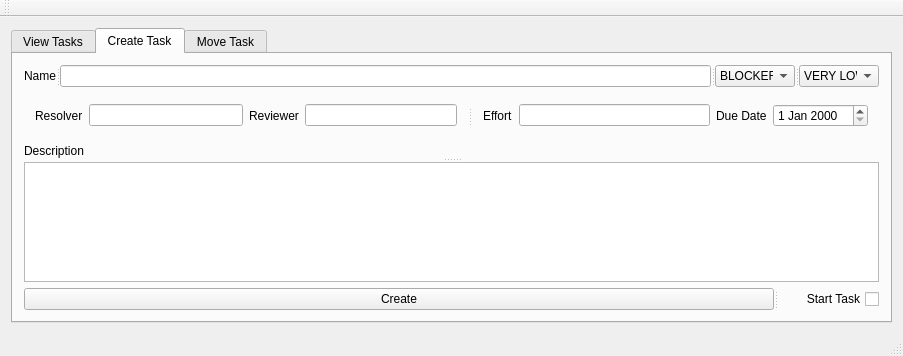
<?xml version="1.0" encoding="UTF-8"?>
<ui version="4.0">
 <class>BacklogManagerClass</class>
 <widget class="QMainWindow" name="BacklogManagerClass">
  <property name="geometry">
   <rect>
    <x>0</x>
    <y>0</y>
    <width>891</width>
    <height>356</height>
   </rect>
  </property>
  <property name="windowTitle">
   <string>BacklogManager</string>
  </property>
  <widget class="QWidget" name="centralWidget">
   <layout class="QGridLayout" name="gridLayout_2">
    <item row="0" column="0">
     <widget class="QTabWidget" name="tabWidget">
      <property name="tabPosition">
       <enum>QTabWidget::North</enum>
      </property>
      <property name="currentIndex">
       <number>1</number>
      </property>
      <widget class="QWidget" name="ViewTasks">
       <attribute name="title">
        <string>View Tasks</string>
       </attribute>
       <layout class="QVBoxLayout" name="verticalLayout">
        <item>
         <widget class="QSplitter" name="splitter">
          <property name="orientation">
           <enum>Qt::Horizontal</enum>
          </property>
          <property name="opaqueResize">
           <bool>true</bool>
          </property>
          <property name="childrenCollapsible">
           <bool>false</bool>
          </property>
          <widget class="QLineEdit" name="SearchTaskField">
           <property name="minimumSize">
            <size>
             <width>650</width>
             <height>0</height>
            </size>
           </property>
          </widget>
          <widget class="QPushButton" name="SearchButton">
           <property name="text">
            <string>Search</string>
           </property>
          </widget>
          <widget class="QCheckBox" name="ShowCompletedCheckbox">
           <property name="text">
            <string>Show Completed</string>
           </property>
           <property name="checked">
            <bool>true</bool>
           </property>
          </widget>
         </widget>
        </item>
        <item>
         <widget class="QListWidget" name="TaskView">
          <property name="selectionMode">
           <enum>QAbstractItemView::ExtendedSelection</enum>
          </property>
         </widget>
        </item>
        <item>
         <widget class="QSplitter" name="splitter_5">
          <property name="layoutDirection">
           <enum>Qt::LeftToRight</enum>
          </property>
          <property name="orientation">
           <enum>Qt::Horizontal</enum>
          </property>
          <widget class="QPushButton" name="PreviousPage">
           <property name="maximumSize">
            <size>
             <width>100</width>
             <height>16777215</height>
            </size>
           </property>
           <property name="text">
            <string>&lt;&lt;</string>
           </property>
          </widget>
          <widget class="QPushButton" name="NextPage">
           <property name="maximumSize">
            <size>
             <width>100</width>
             <height>16777215</height>
            </size>
           </property>
           <property name="text">
            <string>&gt;&gt;</string>
           </property>
          </widget>
         </widget>
        </item>
       </layout>
      </widget>
      <widget class="QWidget" name="CreateTask">
       <attribute name="title">
        <string>Create Task</string>
       </attribute>
       <layout class="QVBoxLayout" name="verticalLayout_2">
        <item>
         <widget class="QSplitter" name="HeaderLayout">
          <property name="orientation">
           <enum>Qt::Horizontal</enum>
          </property>
          <widget class="QLabel" name="TaskName">
           <property name="minimumSize">
            <size>
             <width>32</width>
             <height>0</height>
            </size>
           </property>
           <property name="maximumSize">
            <size>
             <width>32</width>
             <height>16777215</height>
            </size>
           </property>
           <property name="text">
            <string>Name</string>
           </property>
          </widget>
          <widget class="QLineEdit" name="TaskNameEdit">
           <property name="minimumSize">
            <size>
             <width>500</width>
             <height>0</height>
            </size>
           </property>
          </widget>
          <widget class="QComboBox" name="TaskType">
           <property name="minimumSize">
            <size>
             <width>80</width>
             <height>0</height>
            </size>
           </property>
           <property name="maximumSize">
            <size>
             <width>80</width>
             <height>16777215</height>
            </size>
           </property>
           <item>
            <property name="text">
             <string>BLOCKER</string>
            </property>
           </item>
           <item>
            <property name="text">
             <string>BUG</string>
            </property>
           </item>
           <item>
            <property name="text">
             <string>FEATURE</string>
            </property>
           </item>
          </widget>
          <widget class="QComboBox" name="TaskPriority">
           <property name="minimumSize">
            <size>
             <width>80</width>
             <height>0</height>
            </size>
           </property>
           <property name="maximumSize">
            <size>
             <width>80</width>
             <height>16777215</height>
            </size>
           </property>
           <item>
            <property name="text">
             <string>VERY LOW</string>
            </property>
           </item>
           <item>
            <property name="text">
             <string>LOW</string>
            </property>
           </item>
           <item>
            <property name="text">
             <string>MEDIUM</string>
            </property>
           </item>
           <item>
            <property name="text">
             <string>HIGH</string>
            </property>
           </item>
           <item>
            <property name="text">
             <string>VERY HIGH</string>
            </property>
           </item>
          </widget>
         </widget>
        </item>
        <item>
         <widget class="QSplitter" name="splitter_6">
          <property name="orientation">
           <enum>Qt::Horizontal</enum>
          </property>
          <widget class="QWidget" name="layoutWidget">
           <layout class="QHBoxLayout" name="horizontalLayout_3">
            <item>
             <layout class="QHBoxLayout" name="ResolverHorizontalLayout">
              <item>
               <widget class="QLabel" name="ResolverLabel">
                <property name="text">
                 <string>Resolver</string>
                </property>
               </widget>
              </item>
              <item>
               <widget class="QLineEdit" name="ResolverEdit"/>
              </item>
             </layout>
            </item>
            <item>
             <layout class="QHBoxLayout" name="ReviewerHorizontalLayout">
              <item>
               <widget class="QLabel" name="ReviewerLabel">
                <property name="text">
                 <string>Reviewer</string>
                </property>
               </widget>
              </item>
              <item>
               <widget class="QLineEdit" name="ReviewerEdit"/>
              </item>
             </layout>
            </item>
           </layout>
          </widget>
          <widget class="QWidget" name="layoutWidget">
           <layout class="QHBoxLayout" name="horizontalLayout_6">
            <item>
             <layout class="QHBoxLayout" name="EffortLayout">
              <item>
               <widget class="QLabel" name="EffortLabel">
                <property name="text">
                 <string>Effort</string>
                </property>
               </widget>
              </item>
              <item>
               <widget class="QLineEdit" name="EffortEdit"/>
              </item>
             </layout>
            </item>
            <item>
             <layout class="QHBoxLayout" name="DueDateLayout">
              <item>
               <widget class="QLabel" name="DueDateLabel">
                <property name="text">
                 <string>Due Date</string>
                </property>
               </widget>
              </item>
              <item>
               <widget class="QDateEdit" name="DueDateEdit"/>
              </item>
             </layout>
            </item>
           </layout>
          </widget>
         </widget>
        </item>
        <item>
         <widget class="QSplitter" name="BodyLayout">
          <property name="orientation">
           <enum>Qt::Vertical</enum>
          </property>
          <widget class="QLabel" name="TaskDescriptionLabel">
           <property name="text">
            <string>Description</string>
           </property>
          </widget>
          <widget class="QTextEdit" name="TaskDescriptionArea"/>
         </widget>
        </item>
        <item>
         <widget class="QSplitter" name="splitter_4">
          <property name="orientation">
           <enum>Qt::Horizontal</enum>
          </property>
          <widget class="QPushButton" name="CreateTaskButton">
           <property name="minimumSize">
            <size>
             <width>750</width>
             <height>0</height>
            </size>
           </property>
           <property name="text">
            <string>Create</string>
           </property>
          </widget>
          <widget class="QCheckBox" name="StartTaskButton">
           <property name="enabled">
            <bool>true</bool>
           </property>
           <property name="layoutDirection">
            <enum>Qt::RightToLeft</enum>
           </property>
           <property name="text">
            <string>Start Task</string>
           </property>
          </widget>
         </widget>
        </item>
       </layout>
      </widget>
      <widget class="QWidget" name="MoveTask">
       <attribute name="title">
        <string>Move Task</string>
       </attribute>
       <layout class="QGridLayout" name="gridLayout_3">
        <item row="0" column="0">
         <widget class="QSplitter" name="splitter_2">
          <property name="orientation">
           <enum>Qt::Horizontal</enum>
          </property>
          <property name="childrenCollapsible">
           <bool>true</bool>
          </property>
          <widget class="QLabel" name="label">
           <property name="maximumSize">
            <size>
             <width>50</width>
             <height>16777215</height>
            </size>
           </property>
           <property name="text">
            <string>From</string>
           </property>
          </widget>
          <widget class="QLineEdit" name="lineEdit"/>
         </widget>
        </item>
        <item row="2" column="0">
         <widget class="QPushButton" name="pushButton">
          <property name="text">
           <string>Submit</string>
          </property>
         </widget>
        </item>
        <item row="1" column="0">
         <widget class="QSplitter" name="splitter_3">
          <property name="orientation">
           <enum>Qt::Horizontal</enum>
          </property>
          <widget class="QLabel" name="label_2">
           <property name="maximumSize">
            <size>
             <width>50</width>
             <height>16777215</height>
            </size>
           </property>
           <property name="text">
            <string>To</string>
           </property>
          </widget>
          <widget class="QLineEdit" name="lineEdit_2"/>
         </widget>
        </item>
        <item row="3" column="0">
         <spacer name="verticalSpacer">
          <property name="orientation">
           <enum>Qt::Vertical</enum>
          </property>
          <property name="sizeHint" stdset="0">
           <size>
            <width>20</width>
            <height>40</height>
           </size>
          </property>
         </spacer>
        </item>
       </layout>
      </widget>
     </widget>
    </item>
   </layout>
  </widget>
  <widget class="QMenuBar" name="menuBar">
   <property name="geometry">
    <rect>
     <x>0</x>
     <y>0</y>
     <width>891</width>
     <height>22</height>
    </rect>
   </property>
  </widget>
  <widget class="QToolBar" name="mainToolBar">
   <attribute name="toolBarArea">
    <enum>TopToolBarArea</enum>
   </attribute>
   <attribute name="toolBarBreak">
    <bool>false</bool>
   </attribute>
  </widget>
  <widget class="QStatusBar" name="statusBar"/>
 </widget>
 <layoutdefault spacing="6" margin="11"/>
 <resources>
  <include location="BacklogManager.qrc"/>
 </resources>
 <connections/>
</ui>
